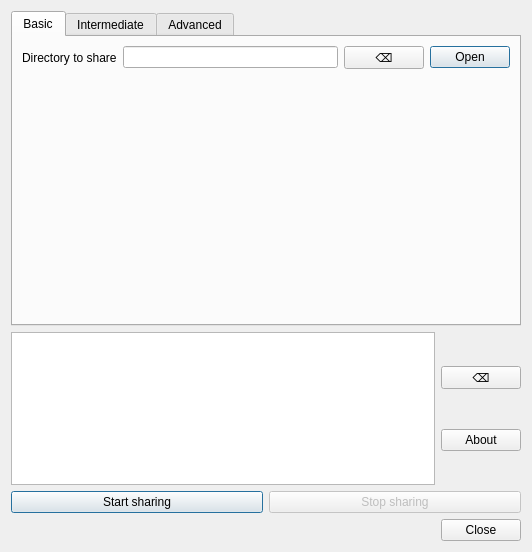
<?xml version="1.0" encoding="UTF-8"?>
<ui version="4.0">
 <class>Form</class>
 <widget class="QWidget" name="Form">
  <property name="geometry">
   <rect>
    <x>0</x>
    <y>0</y>
    <width>532</width>
    <height>552</height>
   </rect>
  </property>
  <property name="windowTitle">
   <string>QWeborf</string>
  </property>
  <layout class="QVBoxLayout" name="verticalLayout_2">
   <item>
    <widget class="QTabWidget" name="tabWidget">
     <property name="currentIndex">
      <number>0</number>
     </property>
     <widget class="QWidget" name="tab">
      <attribute name="title">
       <string>Basic</string>
      </attribute>
      <layout class="QVBoxLayout" name="verticalLayout_3">
       <item>
        <layout class="QFormLayout" name="formLayout_2">
         <property name="fieldGrowthPolicy">
          <enum>QFormLayout::ExpandingFieldsGrow</enum>
         </property>
         <item row="0" column="0">
          <widget class="QLabel" name="label_4">
           <property name="text">
            <string>Directory to share</string>
           </property>
           <property name="buddy">
            <cstring>txtPath</cstring>
           </property>
          </widget>
         </item>
         <item row="0" column="1">
          <layout class="QHBoxLayout" name="horizontalLayout">
           <item>
            <widget class="QLineEdit" name="txtPath">
             <property name="toolTip">
              <string>Insert here the absolute path of the directory to share</string>
             </property>
            </widget>
           </item>
           <item>
            <widget class="QPushButton" name="cmdClearPath">
             <property name="text">
              <string>⌫</string>
             </property>
            </widget>
           </item>
           <item>
            <widget class="QDialogButtonBox" name="cmdOpen">
             <property name="maximumSize">
              <size>
               <width>80</width>
               <height>16777215</height>
              </size>
             </property>
             <property name="standardButtons">
              <set>QDialogButtonBox::Open</set>
             </property>
            </widget>
           </item>
          </layout>
         </item>
        </layout>
       </item>
      </layout>
     </widget>
     <widget class="QWidget" name="tab_2">
      <attribute name="title">
       <string>Intermediate</string>
      </attribute>
      <layout class="QVBoxLayout" name="verticalLayout_4">
       <item>
        <widget class="QGroupBox" name="groupBox_2">
         <property name="title">
          <string>Connection</string>
         </property>
         <layout class="QFormLayout" name="formLayout_3">
          <item row="0" column="0">
           <widget class="QLabel" name="label_5">
            <property name="text">
             <string>Port</string>
            </property>
            <property name="buddy">
             <cstring>spinPort</cstring>
            </property>
           </widget>
          </item>
          <item row="0" column="1">
           <widget class="QSpinBox" name="spinPort">
            <property name="toolTip">
             <string>Select the port. It must be free and not blocked by a firewall.</string>
            </property>
            <property name="maximum">
             <number>65536</number>
            </property>
            <property name="value">
             <number>8080</number>
            </property>
           </widget>
          </item>
          <item row="1" column="0">
           <widget class="QLabel" name="label_6">
            <property name="text">
             <string>Address</string>
            </property>
            <property name="buddy">
             <cstring>cmbAddress</cstring>
            </property>
           </widget>
          </item>
          <item row="1" column="1">
           <widget class="QComboBox" name="cmbAddress">
            <property name="toolTip">
             <string>Select the IP address to bind. Leave the default value if you don't know what this means.</string>
            </property>
            <item>
             <property name="text">
              <string>Bind to all</string>
             </property>
            </item>
           </widget>
          </item>
         </layout>
        </widget>
       </item>
       <item>
        <widget class="QGroupBox" name="groupBox">
         <property name="title">
          <string>Authentication</string>
         </property>
         <layout class="QVBoxLayout" name="verticalLayout">
          <item>
           <layout class="QFormLayout" name="formLayout">
            <property name="fieldGrowthPolicy">
             <enum>QFormLayout::ExpandingFieldsGrow</enum>
            </property>
            <item row="0" column="0">
             <widget class="QLabel" name="label_8">
              <property name="text">
               <string>WebDav</string>
              </property>
              <property name="buddy">
               <cstring>chkDav</cstring>
              </property>
             </widget>
            </item>
            <item row="0" column="1">
             <widget class="QCheckBox" name="chkDav">
              <property name="toolTip">
               <string>If checked, clients will be able to mount the shared directory as a DAV share.</string>
              </property>
              <property name="text">
               <string>Enable WebDav</string>
              </property>
             </widget>
            </item>
            <item row="1" column="0">
             <widget class="QLabel" name="label_9">
              <property name="text">
               <string>Writing</string>
              </property>
              <property name="buddy">
               <cstring>chkWrite</cstring>
              </property>
             </widget>
            </item>
            <item row="2" column="0">
             <widget class="QLabel" name="label">
              <property name="text">
               <string>Authentication</string>
              </property>
              <property name="openExternalLinks">
               <bool>false</bool>
              </property>
              <property name="buddy">
               <cstring>chkEnableAuth</cstring>
              </property>
             </widget>
            </item>
            <item row="2" column="1">
             <widget class="QCheckBox" name="chkEnableAuth">
              <property name="text">
               <string>Enable</string>
              </property>
             </widget>
            </item>
            <item row="3" column="0">
             <widget class="QLabel" name="label_2">
              <property name="text">
               <string>Username</string>
              </property>
              <property name="buddy">
               <cstring>txtUsername</cstring>
              </property>
             </widget>
            </item>
            <item row="3" column="1">
             <widget class="QLineEdit" name="txtUsername">
              <property name="enabled">
               <bool>false</bool>
              </property>
              <property name="toolTip">
               <string>Insert here the desired username</string>
              </property>
             </widget>
            </item>
            <item row="4" column="0">
             <widget class="QLabel" name="label_3">
              <property name="text">
               <string>Password</string>
              </property>
              <property name="buddy">
               <cstring>txtPassword</cstring>
              </property>
             </widget>
            </item>
            <item row="4" column="1">
             <widget class="QLineEdit" name="txtPassword">
              <property name="enabled">
               <bool>false</bool>
              </property>
              <property name="toolTip">
               <string>Insert here the password</string>
              </property>
              <property name="inputMask">
               <string/>
              </property>
              <property name="echoMode">
               <enum>QLineEdit::Password</enum>
              </property>
             </widget>
            </item>
            <item row="1" column="1">
             <widget class="QCheckBox" name="chkWrite">
              <property name="enabled">
               <bool>false</bool>
              </property>
              <property name="toolTip">
               <string>If checked, clients will be able to create directories and write file on the server.</string>
              </property>
              <property name="text">
               <string>Allow clients to write files on the server</string>
              </property>
             </widget>
            </item>
           </layout>
          </item>
         </layout>
        </widget>
       </item>
      </layout>
     </widget>
     <widget class="QWidget" name="tab_3">
      <attribute name="title">
       <string>Advanced</string>
      </attribute>
      <layout class="QVBoxLayout" name="verticalLayout_5">
       <item>
        <widget class="QLabel" name="label_7">
         <property name="text">
          <string>Advanced users are supposed to use the terminal</string>
         </property>
        </widget>
       </item>
      </layout>
     </widget>
    </widget>
   </item>
   <item>
    <layout class="QHBoxLayout" name="horizontalLayout_4">
     <property name="topMargin">
      <number>0</number>
     </property>
     <item>
      <widget class="QTextBrowser" name="txtLog">
       <property name="openExternalLinks">
        <bool>true</bool>
       </property>
       <property name="openLinks">
        <bool>true</bool>
       </property>
      </widget>
     </item>
     <item>
      <layout class="QVBoxLayout" name="verticalLayout_6">
       <property name="topMargin">
        <number>0</number>
       </property>
       <item>
        <widget class="QPushButton" name="cmdClearLog">
         <property name="text">
          <string>⌫</string>
         </property>
        </widget>
       </item>
       <item>
        <widget class="QPushButton" name="cmdAbout">
         <property name="text">
          <string>About</string>
         </property>
        </widget>
       </item>
      </layout>
     </item>
    </layout>
   </item>
   <item>
    <layout class="QHBoxLayout" name="horizontalLayout_2">
     <item>
      <widget class="QPushButton" name="cmdStart">
       <property name="toolTip">
        <string>Start sharing the directory</string>
       </property>
       <property name="text">
        <string>Start sharing</string>
       </property>
       <property name="default">
        <bool>true</bool>
       </property>
      </widget>
     </item>
     <item>
      <widget class="QPushButton" name="cmdStop">
       <property name="enabled">
        <bool>false</bool>
       </property>
       <property name="toolTip">
        <string>Stop sharing the directory</string>
       </property>
       <property name="text">
        <string>Stop sharing</string>
       </property>
      </widget>
     </item>
    </layout>
   </item>
   <item>
    <widget class="QDialogButtonBox" name="cmdClose">
     <property name="toolTip">
      <string>Stop sharing and exit the program.</string>
     </property>
     <property name="standardButtons">
      <set>QDialogButtonBox::Close</set>
     </property>
    </widget>
   </item>
   <item>
    <layout class="QHBoxLayout" name="horizontalLayout_3"/>
   </item>
  </layout>
 </widget>
 <tabstops>
  <tabstop>txtPath</tabstop>
  <tabstop>cmdOpen</tabstop>
  <tabstop>chkEnableAuth</tabstop>
  <tabstop>txtUsername</tabstop>
  <tabstop>txtPassword</tabstop>
  <tabstop>spinPort</tabstop>
  <tabstop>cmbAddress</tabstop>
  <tabstop>cmdStart</tabstop>
  <tabstop>cmdStop</tabstop>
  <tabstop>cmdClose</tabstop>
 </tabstops>
 <resources/>
 <connections>
  <connection>
   <sender>cmdStop</sender>
   <signal>clicked()</signal>
   <receiver>Form</receiver>
   <slot>stop_sharing()</slot>
   <hints>
    <hint type="sourcelabel">
     <x>375</x>
     <y>498</y>
    </hint>
    <hint type="destinationlabel">
     <x>457</x>
     <y>544</y>
    </hint>
   </hints>
  </connection>
  <connection>
   <sender>cmdStart</sender>
   <signal>clicked()</signal>
   <receiver>Form</receiver>
   <slot>start_sharing()</slot>
   <hints>
    <hint type="sourcelabel">
     <x>120</x>
     <y>499</y>
    </hint>
    <hint type="destinationlabel">
     <x>122</x>
     <y>545</y>
    </hint>
   </hints>
  </connection>
  <connection>
   <sender>cmdOpen</sender>
   <signal>clicked(QAbstractButton*)</signal>
   <receiver>Form</receiver>
   <slot>select_path()</slot>
   <hints>
    <hint type="sourcelabel">
     <x>517</x>
     <y>40</y>
    </hint>
    <hint type="destinationlabel">
     <x>528</x>
     <y>68</y>
    </hint>
   </hints>
  </connection>
  <connection>
   <sender>cmdClose</sender>
   <signal>clicked(QAbstractButton*)</signal>
   <receiver>Form</receiver>
   <slot>terminate()</slot>
   <hints>
    <hint type="sourcelabel">
     <x>509</x>
     <y>528</y>
    </hint>
    <hint type="destinationlabel">
     <x>528</x>
     <y>447</y>
    </hint>
   </hints>
  </connection>
  <connection>
   <sender>cmdAbout</sender>
   <signal>clicked()</signal>
   <receiver>Form</receiver>
   <slot>about()</slot>
   <hints>
    <hint type="sourcelabel">
     <x>494</x>
     <y>426</y>
    </hint>
    <hint type="destinationlabel">
     <x>265</x>
     <y>275</y>
    </hint>
   </hints>
  </connection>
  <connection>
   <sender>cmdClearPath</sender>
   <signal>clicked()</signal>
   <receiver>txtPath</receiver>
   <slot>clear()</slot>
   <hints>
    <hint type="sourcelabel">
     <x>415</x>
     <y>44</y>
    </hint>
    <hint type="destinationlabel">
     <x>360</x>
     <y>44</y>
    </hint>
   </hints>
  </connection>
  <connection>
   <sender>cmdClearLog</sender>
   <signal>clicked()</signal>
   <receiver>txtLog</receiver>
   <slot>clear()</slot>
   <hints>
    <hint type="sourcelabel">
     <x>470</x>
     <y>359</y>
    </hint>
    <hint type="destinationlabel">
     <x>398</x>
     <y>359</y>
    </hint>
   </hints>
  </connection>
  <connection>
   <sender>chkDav</sender>
   <signal>clicked(bool)</signal>
   <receiver>chkWrite</receiver>
   <slot>setEnabled(bool)</slot>
   <hints>
    <hint type="sourcelabel">
     <x>178</x>
     <y>160</y>
    </hint>
    <hint type="destinationlabel">
     <x>152</x>
     <y>193</y>
    </hint>
   </hints>
  </connection>
  <connection>
   <sender>chkEnableAuth</sender>
   <signal>clicked(bool)</signal>
   <receiver>txtUsername</receiver>
   <slot>setEnabled(bool)</slot>
   <hints>
    <hint type="sourcelabel">
     <x>139</x>
     <y>214</y>
    </hint>
    <hint type="destinationlabel">
     <x>128</x>
     <y>239</y>
    </hint>
   </hints>
  </connection>
  <connection>
   <sender>chkEnableAuth</sender>
   <signal>clicked(bool)</signal>
   <receiver>txtPassword</receiver>
   <slot>setEnabled(bool)</slot>
   <hints>
    <hint type="sourcelabel">
     <x>169</x>
     <y>220</y>
    </hint>
    <hint type="destinationlabel">
     <x>196</x>
     <y>276</y>
    </hint>
   </hints>
  </connection>
 </connections>
 <slots>
  <slot>auth_toggle(int)</slot>
  <slot>stop_sharing()</slot>
  <slot>start_sharing()</slot>
  <slot>select_path()</slot>
  <slot>dav_toggle(int)</slot>
  <slot>terminate()</slot>
  <slot>about()</slot>
 </slots>
</ui>
